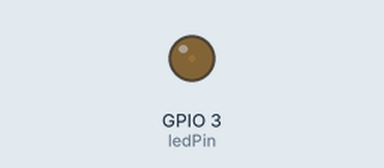
This program was run on a simulated ESP32. Shown: output pins drawn as LEDs (lit = HIGH).

Above: at 0.05 s.
At 0.95 s:
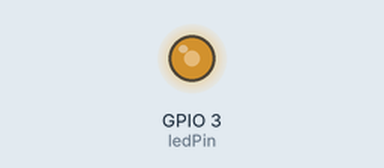
At 1.4 s:
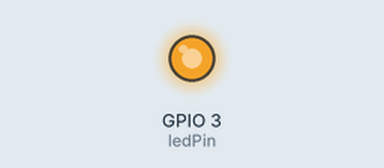
At 2.75 s:
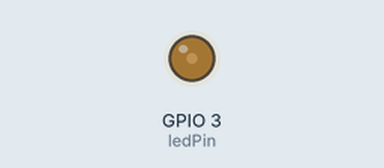
Timing chart, 0 to 7.2 s (numbered marks = the images above):
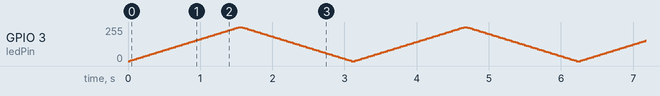

The program:

main.cpp
```cpp
#include <Arduino.h>

#define YD_ESP32

// Puertos
#if defined(YD_ESP32)
const int ledPin = 3;    // GPIO3
#else
const int ledPin = 2;    // GPIO2
#endif


// Inicializacion
void setup() {
  // nothing happens in setup
}

// Ciclo infinito
void loop() {
  for (int fadeValue = 0 ; fadeValue <= 255; fadeValue += 5) {
    analogWrite(ledPin, fadeValue);
    delay(30);
  }

  for (int fadeValue = 255 ; fadeValue >= 0; fadeValue -= 5) {
    analogWrite(ledPin, fadeValue);
    delay(30);
  }
}
```
